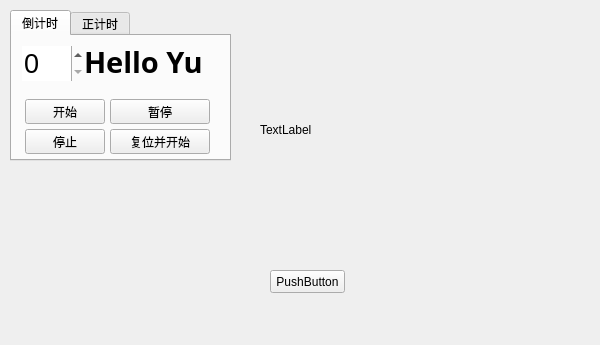
<?xml version="1.0" encoding="UTF-8"?>
<ui version="4.0">
 <class>Form</class>
 <widget class="QWidget" name="Form">
  <property name="geometry">
   <rect>
    <x>0</x>
    <y>0</y>
    <width>600</width>
    <height>345</height>
   </rect>
  </property>
  <property name="windowTitle">
   <string>Form</string>
  </property>
  <property name="windowOpacity">
   <double>0.000000000000000</double>
  </property>
  <property name="toolTipDuration">
   <number>-5</number>
  </property>
  <widget class="QLabel" name="label_img">
   <property name="geometry">
    <rect>
     <x>260</x>
     <y>40</y>
     <width>320</width>
     <height>180</height>
    </rect>
   </property>
   <property name="text">
    <string>TextLabel</string>
   </property>
  </widget>
  <widget class="QPushButton" name="pushButton_randompic">
   <property name="geometry">
    <rect>
     <x>270</x>
     <y>270</y>
     <width>75</width>
     <height>23</height>
    </rect>
   </property>
   <property name="text">
    <string>PushButton</string>
   </property>
  </widget>
  <widget class="QTabWidget" name="tabWidget">
   <property name="geometry">
    <rect>
     <x>10</x>
     <y>10</y>
     <width>221</width>
     <height>151</height>
    </rect>
   </property>
   <property name="currentIndex">
    <number>0</number>
   </property>
   <widget class="QWidget" name="tab">
    <attribute name="title">
     <string>倒计时</string>
    </attribute>
    <widget class="QLabel" name="label_time">
     <property name="geometry">
      <rect>
       <x>72</x>
       <y>10</y>
       <width>131</width>
       <height>31</height>
      </rect>
     </property>
     <property name="font">
      <font>
       <family>黑体</family>
       <pointsize>22</pointsize>
       <weight>75</weight>
       <bold>true</bold>
      </font>
     </property>
     <property name="contextMenuPolicy">
      <enum>Qt::PreventContextMenu</enum>
     </property>
     <property name="toolTipDuration">
      <number>-1</number>
     </property>
     <property name="text">
      <string>Hello Yu</string>
     </property>
    </widget>
    <widget class="QSpinBox" name="spinBox">
     <property name="geometry">
      <rect>
       <x>10</x>
       <y>10</y>
       <width>61</width>
       <height>35</height>
      </rect>
     </property>
     <property name="font">
      <font>
       <pointsize>20</pointsize>
      </font>
     </property>
     <property name="frame">
      <bool>false</bool>
     </property>
     <property name="accelerated">
      <bool>false</bool>
     </property>
     <property name="minimum">
      <number>0</number>
     </property>
     <property name="maximum">
      <number>622</number>
     </property>
     <property name="singleStep">
      <number>2</number>
     </property>
     <property name="value">
      <number>0</number>
     </property>
     <property name="displayIntegerBase">
      <number>8</number>
     </property>
    </widget>
    <widget class="QWidget" name="formLayoutWidget">
     <property name="geometry">
      <rect>
       <x>10</x>
       <y>60</y>
       <width>191</width>
       <height>61</height>
      </rect>
     </property>
     <layout class="QFormLayout" name="formLayout">
      <property name="formAlignment">
       <set>Qt::AlignHCenter|Qt::AlignTop</set>
      </property>
      <property name="horizontalSpacing">
       <number>5</number>
      </property>
      <property name="verticalSpacing">
       <number>5</number>
      </property>
      <property name="leftMargin">
       <number>3</number>
      </property>
      <property name="topMargin">
       <number>3</number>
      </property>
      <property name="rightMargin">
       <number>3</number>
      </property>
      <property name="bottomMargin">
       <number>3</number>
      </property>
      <item row="0" column="0">
       <widget class="QPushButton" name="pushButton_start">
        <property name="enabled">
         <bool>true</bool>
        </property>
        <property name="text">
         <string>开始</string>
        </property>
       </widget>
      </item>
      <item row="0" column="1">
       <widget class="QPushButton" name="pushButton_3">
        <property name="text">
         <string>暂停</string>
        </property>
       </widget>
      </item>
      <item row="1" column="0">
       <widget class="QPushButton" name="pushButton_stop">
        <property name="text">
         <string>停止</string>
        </property>
       </widget>
      </item>
      <item row="1" column="1">
       <widget class="QPushButton" name="pushButton_4">
        <property name="text">
         <string>复位并开始</string>
        </property>
       </widget>
      </item>
     </layout>
    </widget>
   </widget>
   <widget class="QWidget" name="tab_2">
    <attribute name="title">
     <string>正计时</string>
    </attribute>
   </widget>
  </widget>
 </widget>
 <resources/>
 <connections/>
</ui>
